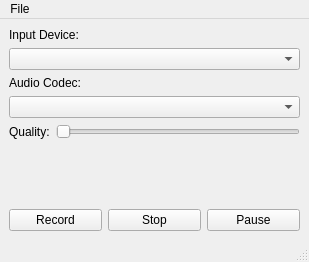
<?xml version="1.0" encoding="UTF-8"?>
<ui version="4.0">
 <class>Recorder</class>
 <widget class="QMainWindow" name="Recorder">
  <property name="geometry">
   <rect>
    <x>0</x>
    <y>0</y>
    <width>309</width>
    <height>262</height>
   </rect>
  </property>
  <property name="windowTitle">
   <string>MainWindow</string>
  </property>
  <widget class="QWidget" name="centralwidget">
   <layout class="QGridLayout" name="gridLayout">
    <item row="0" column="0" colspan="2">
     <widget class="QLabel" name="label">
      <property name="text">
       <string>Input Device:</string>
      </property>
     </widget>
    </item>
    <item row="1" column="0" colspan="2">
     <widget class="QComboBox" name="inputDeviceBox"/>
    </item>
    <item row="2" column="0" colspan="2">
     <widget class="QLabel" name="label_2">
      <property name="text">
       <string>Audio Codec:</string>
      </property>
     </widget>
    </item>
    <item row="3" column="0" colspan="2">
     <widget class="QComboBox" name="audioCodecBox"/>
    </item>
    <item row="4" column="0">
     <widget class="QLabel" name="label_3">
      <property name="text">
       <string>Quality:</string>
      </property>
     </widget>
    </item>
    <item row="4" column="1">
     <widget class="QSlider" name="qualitySlider">
      <property name="orientation">
       <enum>Qt::Horizontal</enum>
      </property>
     </widget>
    </item>
    <item row="5" column="0">
     <spacer name="verticalSpacer">
      <property name="orientation">
       <enum>Qt::Vertical</enum>
      </property>
      <property name="sizeHint" stdset="0">
       <size>
        <width>20</width>
        <height>29</height>
       </size>
      </property>
     </spacer>
    </item>
    <item row="6" column="0" colspan="2">
     <layout class="QHBoxLayout" name="horizontalLayout">
      <item>
       <widget class="QPushButton" name="recordButton">
        <property name="text">
         <string>Record</string>
        </property>
       </widget>
      </item>
      <item>
       <widget class="QPushButton" name="stopButton">
        <property name="text">
         <string>Stop</string>
        </property>
       </widget>
      </item>
      <item>
       <widget class="QPushButton" name="pauseButton">
        <property name="text">
         <string>Pause</string>
        </property>
       </widget>
      </item>
     </layout>
    </item>
   </layout>
  </widget>
  <widget class="QMenuBar" name="menubar">
   <property name="geometry">
    <rect>
     <x>0</x>
     <y>0</y>
     <width>309</width>
     <height>27</height>
    </rect>
   </property>
   <widget class="QMenu" name="menuFile">
    <property name="title">
     <string>File</string>
    </property>
    <addaction name="actionExit"/>
   </widget>
   <addaction name="menuFile"/>
  </widget>
  <widget class="QStatusBar" name="statusbar"/>
  <action name="actionExit">
   <property name="text">
    <string>Exit</string>
   </property>
  </action>
 </widget>
 <resources/>
 <connections>
  <connection>
   <sender>recordButton</sender>
   <signal>clicked()</signal>
   <receiver>Recorder</receiver>
   <slot>record()</slot>
   <hints>
    <hint type="sourcelabel">
     <x>48</x>
     <y>218</y>
    </hint>
    <hint type="destinationlabel">
     <x>61</x>
     <y>238</y>
    </hint>
   </hints>
  </connection>
  <connection>
   <sender>stopButton</sender>
   <signal>clicked()</signal>
   <receiver>Recorder</receiver>
   <slot>stop()</slot>
   <hints>
    <hint type="sourcelabel">
     <x>121</x>
     <y>220</y>
    </hint>
    <hint type="destinationlabel">
     <x>140</x>
     <y>236</y>
    </hint>
   </hints>
  </connection>
  <connection>
   <sender>pauseButton</sender>
   <signal>clicked()</signal>
   <receiver>Recorder</receiver>
   <slot>pause()</slot>
   <hints>
    <hint type="sourcelabel">
     <x>217</x>
     <y>219</y>
    </hint>
    <hint type="destinationlabel">
     <x>234</x>
     <y>237</y>
    </hint>
   </hints>
  </connection>
  <connection>
   <sender>inputDeviceBox</sender>
   <signal>activated(int)</signal>
   <receiver>Recorder</receiver>
   <slot>setInputDevice(int)</slot>
   <hints>
    <hint type="sourcelabel">
     <x>260</x>
     <y>66</y>
    </hint>
    <hint type="destinationlabel">
     <x>304</x>
     <y>42</y>
    </hint>
   </hints>
  </connection>
  <connection>
   <sender>audioCodecBox</sender>
   <signal>activated(int)</signal>
   <receiver>Recorder</receiver>
   <slot>setAudioCodec(int)</slot>
   <hints>
    <hint type="sourcelabel">
     <x>230</x>
     <y>113</y>
    </hint>
    <hint type="destinationlabel">
     <x>303</x>
     <y>95</y>
    </hint>
   </hints>
  </connection>
  <connection>
   <sender>qualitySlider</sender>
   <signal>sliderMoved(int)</signal>
   <receiver>Recorder</receiver>
   <slot>setQuality(int)</slot>
   <hints>
    <hint type="sourcelabel">
     <x>287</x>
     <y>149</y>
    </hint>
    <hint type="destinationlabel">
     <x>302</x>
     <y>164</y>
    </hint>
   </hints>
  </connection>
  <connection>
   <sender>actionExit</sender>
   <signal>activated()</signal>
   <receiver>Recorder</receiver>
   <slot>close()</slot>
   <hints>
    <hint type="sourcelabel">
     <x>-1</x>
     <y>-1</y>
    </hint>
    <hint type="destinationlabel">
     <x>154</x>
     <y>130</y>
    </hint>
   </hints>
  </connection>
 </connections>
 <slots>
  <slot>record()</slot>
  <slot>pause()</slot>
  <slot>stop()</slot>
  <slot>setInputDevice(int)</slot>
  <slot>setAudioCodec(int)</slot>
  <slot>setQuality(int)</slot>
 </slots>
</ui>
